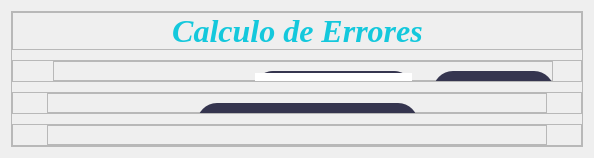
            <widget class="QWidget" name="page">
             <property name="styleSheet">
              <string notr="true"/>
             </property>
             <layout class="QVBoxLayout" name="verticalLayout_6">
              <item>
               <widget class="QFrame" name="frame">
                <property name="styleSheet">
                 <string notr="true">
QPushButton{
background-color:rgb(53, 53, 79);
color: rgb(20, 200, 220);
border-top-left-radius: 20px;
border-bottom-left-radius: 20px;
border-top-right-radius: 20px;
border-bottom-right-radius: 20px;
font: 75 12pt &quot;Arial Black&quot;;
}
QPushButton:hover{
background-color: rgb(20, 200, 220);
color: white;
border-top-left-radius: 20px;
border-bottom-left-radius: 20px;
border-top-right-radius: 20px;
border-bottom-right-radius: 20px;
font: 75 12pt &quot;Arial Black&quot;;
}</string>
                </property>
                <property name="frameShape">
                 <enum>QFrame::StyledPanel</enum>
                </property>
                <property name="frameShadow">
                 <enum>QFrame::Raised</enum>
                </property>
                <layout class="QVBoxLayout" name="verticalLayout_10">
                 <property name="spacing">
                  <number>10</number>
                 </property>
                 <property name="leftMargin">
                  <number>0</number>
                 </property>
                 <property name="topMargin">
                  <number>0</number>
                 </property>
                 <property name="rightMargin">
                  <number>0</number>
                 </property>
                 <property name="bottomMargin">
                  <number>0</number>
                 </property>
                 <item>
                  <widget class="QFrame" name="frame_2">
                   <property name="maximumSize">
                    <size>
                     <width>16777215</width>
                     <height>50</height>
                    </size>
                   </property>
                   <property name="frameShape">
                    <enum>QFrame::StyledPanel</enum>
                   </property>
                   <property name="frameShadow">
                    <enum>QFrame::Raised</enum>
                   </property>
                   <layout class="QHBoxLayout" name="horizontalLayout_3">
                    <property name="spacing">
                     <number>0</number>
                    </property>
                    <property name="leftMargin">
                     <number>0</number>
                    </property>
                    <property name="topMargin">
                     <number>0</number>
                    </property>
                    <property name="rightMargin">
                     <number>0</number>
                    </property>
                    <property name="bottomMargin">
                     <number>0</number>
                    </property>
                    <item>
                     <spacer name="horizontalSpacer_2">
                      <property name="orientation">
                       <enum>Qt::Horizontal</enum>
                      </property>
                      <property name="sizeHint" stdset="0">
                       <size>
                        <width>91</width>
                        <height>20</height>
                       </size>
                      </property>
                     </spacer>
                    </item>
                    <item>
                     <widget class="QLabel" name="labelTema">
                      <property name="font">
                       <font>
                        <family>Times New Roman</family>
                        <pointsize>24</pointsize>
                        <weight>75</weight>
                        <italic>true</italic>
                        <bold>true</bold>
                       </font>
                      </property>
                      <property name="styleSheet">
                       <string notr="true">color: rgb(20, 200, 220);
</string>
                      </property>
                      <property name="text">
                       <string>Calculo de Errores</string>
                      </property>
                      <property name="alignment">
                       <set>Qt::AlignCenter</set>
                      </property>
                     </widget>
                    </item>
                    <item>
                     <spacer name="horizontalSpacer_3">
                      <property name="orientation">
                       <enum>Qt::Horizontal</enum>
                      </property>
                      <property name="sizeHint" stdset="0">
                       <size>
                        <width>91</width>
                        <height>20</height>
                       </size>
                      </property>
                     </spacer>
                    </item>
                   </layout>
                  </widget>
                 </item>
                 <item>
                  <widget class="QFrame" name="frame_3">
                   <property name="maximumSize">
                    <size>
                     <width>16777215</width>
                     <height>300</height>
                    </size>
                   </property>
                   <property name="styleSheet">
                    <string notr="true"/>
                   </property>
                   <property name="frameShape">
                    <enum>QFrame::StyledPanel</enum>
                   </property>
                   <property name="frameShadow">
                    <enum>QFrame::Raised</enum>
                   </property>
                   <layout class="QHBoxLayout" name="horizontalLayout_4">
                    <property name="spacing">
                     <number>0</number>
                    </property>
                    <property name="leftMargin">
                     <number>0</number>
                    </property>
                    <property name="topMargin">
                     <number>0</number>
                    </property>
                    <property name="rightMargin">
                     <number>0</number>
                    </property>
                    <property name="bottomMargin">
                     <number>0</number>
                    </property>
                    <item>
                     <spacer name="horizontalSpacer_8">
                      <property name="orientation">
                       <enum>Qt::Horizontal</enum>
                      </property>
                      <property name="sizeHint" stdset="0">
                       <size>
                        <width>40</width>
                        <height>20</height>
                       </size>
                      </property>
                     </spacer>
                    </item>
                    <item>
                     <widget class="QFrame" name="frame_6">
                      <property name="minimumSize">
                       <size>
                        <width>500</width>
                        <height>0</height>
                       </size>
                      </property>
                      <property name="frameShape">
                       <enum>QFrame::StyledPanel</enum>
                      </property>
                      <property name="frameShadow">
                       <enum>QFrame::Raised</enum>
                      </property>
                      <widget class="QLabel" name="labelTema_2">
                       <property name="geometry">
                        <rect>
                         <x>40</x>
                         <y>20</y>
                         <width>171</width>
                         <height>30</height>
                        </rect>
                       </property>
                       <property name="font">
                        <font>
                         <family>Arial Black</family>
                         <pointsize>12</pointsize>
                         <weight>9</weight>
                         <italic>false</italic>
                         <bold>false</bold>
                        </font>
                       </property>
                       <property name="styleSheet">
                        <string notr="true">font: 75 12pt &quot;Arial Black&quot;;
color: rgb(20, 200, 220);</string>
                       </property>
                       <property name="text">
                        <string>Valor real</string>
                       </property>
                       <property name="alignment">
                        <set>Qt::AlignCenter</set>
                       </property>
                      </widget>
                      <widget class="QLabel" name="labelTema_3">
                       <property name="geometry">
                        <rect>
                         <x>20</x>
                         <y>60</y>
                         <width>171</width>
                         <height>30</height>
                        </rect>
                       </property>
                       <property name="font">
                        <font>
                         <family>Arial Black</family>
                         <pointsize>12</pointsize>
                         <weight>9</weight>
                         <italic>false</italic>
                         <bold>false</bold>
                        </font>
                       </property>
                       <property name="styleSheet">
                        <string notr="true">font: 75 12pt &quot;Arial Black&quot;;
color: rgb(20, 200, 220);</string>
                       </property>
                       <property name="text">
                        <string>Valor aproximado</string>
                       </property>
                       <property name="alignment">
                        <set>Qt::AlignCenter</set>
                       </property>
                      </widget>
                      <widget class="QTextEdit" name="textReal">
                       <property name="geometry">
                        <rect>
                         <x>200</x>
                         <y>10</y>
                         <width>161</width>
                         <height>41</height>
                        </rect>
                       </property>
                       <property name="font">
                        <font>
                         <family>Times New Roman</family>
                         <pointsize>14</pointsize>
                        </font>
                       </property>
                       <property name="styleSheet">
                        <string notr="true">border: 2px solid rgb(53, 53, 79); 
color: rgb(20, 200, 220);
border-top-left-radius: 20px;
border-bottom-left-radius: 20px;
border-top-right-radius: 20px;
border-bottom-right-radius: 20px;
</string>
                       </property>
                       <property name="verticalScrollBarPolicy">
                        <enum>Qt::ScrollBarAlwaysOff</enum>
                       </property>
                      </widget>
                      <widget class="QTextEdit" name="textAprox">
                       <property name="geometry">
                        <rect>
                         <x>200</x>
                         <y>60</y>
                         <width>161</width>
                         <height>41</height>
                        </rect>
                       </property>
                       <property name="font">
                        <font>
                         <family>Times New Roman</family>
                         <pointsize>14</pointsize>
                         <weight>50</weight>
                         <bold>false</bold>
                        </font>
                       </property>
                       <property name="focusPolicy">
                        <enum>Qt::StrongFocus</enum>
                       </property>
                       <property name="styleSheet">
                        <string notr="true">border: 2px solid rgb(53, 53, 79); 
color: rgb(20, 200, 220);
border-top-left-radius: 20px;
border-bottom-left-radius: 20px;
border-top-right-radius: 20px;
border-bottom-right-radius: 20px;</string>
                       </property>
                       <property name="verticalScrollBarPolicy">
                        <enum>Qt::ScrollBarAlwaysOff</enum>
                       </property>
                      </widget>
                      <widget class="QPushButton" name="botonPDFErroresCalc">
                       <property name="geometry">
                        <rect>
                         <x>380</x>
                         <y>10</y>
                         <width>121</width>
                         <height>41</height>
                        </rect>
                       </property>
                       <property name="font">
                        <font>
                         <family>Arial Black</family>
                         <pointsize>12</pointsize>
                         <weight>9</weight>
                         <italic>false</italic>
                         <bold>false</bold>
                        </font>
                       </property>
                       <property name="styleSheet">
                        <string notr="true"/>
                       </property>
                       <property name="text">
                        <string>Generar PDF</string>
                       </property>
                      </widget>
                     </widget>
                    </item>
                    <item>
                     <spacer name="horizontalSpacer_4">
                      <property name="orientation">
                       <enum>Qt::Horizontal</enum>
                      </property>
                      <property name="sizeHint" stdset="0">
                       <size>
                        <width>28</width>
                        <height>20</height>
                       </size>
                      </property>
                     </spacer>
                    </item>
                   </layout>
                  </widget>
                 </item>
                 <item>
                  <widget class="QFrame" name="frame_4">
                   <property name="maximumSize">
                    <size>
                     <width>16777215</width>
                     <height>250</height>
                    </size>
                   </property>
                   <property name="frameShape">
                    <enum>QFrame::StyledPanel</enum>
                   </property>
                   <property name="frameShadow">
                    <enum>QFrame::Raised</enum>
                   </property>
                   <layout class="QHBoxLayout" name="horizontalLayout_5">
                    <property name="spacing">
                     <number>0</number>
                    </property>
                    <property name="leftMargin">
                     <number>0</number>
                    </property>
                    <property name="topMargin">
                     <number>0</number>
                    </property>
                    <property name="rightMargin">
                     <number>0</number>
                    </property>
                    <property name="bottomMargin">
                     <number>0</number>
                    </property>
                    <item>
                     <spacer name="horizontalSpacer_9">
                      <property name="orientation">
                       <enum>Qt::Horizontal</enum>
                      </property>
                      <property name="sizeHint" stdset="0">
                       <size>
                        <width>18</width>
                        <height>20</height>
                       </size>
                      </property>
                     </spacer>
                    </item>
                    <item>
                     <widget class="QFrame" name="frame_7">
                      <property name="minimumSize">
                       <size>
                        <width>500</width>
                        <height>0</height>
                       </size>
                      </property>
                      <property name="frameShape">
                       <enum>QFrame::StyledPanel</enum>
                      </property>
                      <property name="frameShadow">
                       <enum>QFrame::Raised</enum>
                      </property>
                      <widget class="QPushButton" name="botonAbs">
                       <property name="geometry">
                        <rect>
                         <x>150</x>
                         <y>10</y>
                         <width>221</width>
                         <height>41</height>
                        </rect>
                       </property>
                       <property name="font">
                        <font>
                         <family>Arial Black</family>
                         <pointsize>12</pointsize>
                         <weight>9</weight>
                         <italic>false</italic>
                         <bold>false</bold>
                        </font>
                       </property>
                       <property name="styleSheet">
                        <string notr="true"/>
                       </property>
                       <property name="text">
                        <string> Error Absoluto</string>
                       </property>
                      </widget>
                      <widget class="QPushButton" name="botonRelat">
                       <property name="geometry">
                        <rect>
                         <x>150</x>
                         <y>60</y>
                         <width>221</width>
                         <height>41</height>
                        </rect>
                       </property>
                       <property name="font">
                        <font>
                         <family>Arial Black</family>
                         <pointsize>12</pointsize>
                         <weight>9</weight>
                         <italic>false</italic>
                         <bold>false</bold>
                        </font>
                       </property>
                       <property name="styleSheet">
                        <string notr="true"/>
                       </property>
                       <property name="text">
                        <string> Error Relativo</string>
                       </property>
                      </widget>
                     </widget>
                    </item>
                    <item>
                     <spacer name="horizontalSpacer_5">
                      <property name="orientation">
                       <enum>Qt::Horizontal</enum>
                      </property>
                      <property name="sizeHint" stdset="0">
                       <size>
                        <width>34</width>
                        <height>20</height>
                       </size>
                      </property>
                     </spacer>
                    </item>
                   </layout>
                  </widget>
                 </item>
                 <item>
                  <widget class="QFrame" name="frame_5">
                   <property name="maximumSize">
                    <size>
                     <width>16777215</width>
                     <height>200</height>
                    </size>
                   </property>
                   <property name="frameShape">
                    <enum>QFrame::StyledPanel</enum>
                   </property>
                   <property name="frameShadow">
                    <enum>QFrame::Raised</enum>
                   </property>
                   <layout class="QHBoxLayout" name="horizontalLayout_6">
                    <property name="spacing">
                     <number>0</number>
                    </property>
                    <property name="leftMargin">
                     <number>0</number>
                    </property>
                    <property name="topMargin">
                     <number>0</number>
                    </property>
                    <property name="rightMargin">
                     <number>0</number>
                    </property>
                    <property name="bottomMargin">
                     <number>0</number>
                    </property>
                    <item>
                     <spacer name="horizontalSpacer_7">
                      <property name="orientation">
                       <enum>Qt::Horizontal</enum>
                      </property>
                      <property name="sizeHint" stdset="0">
                       <size>
                        <width>34</width>
                        <height>20</height>
                       </size>
                      </property>
                     </spacer>
                    </item>
                    <item>
                     <widget class="QFrame" name="frame_8">
                      <property name="minimumSize">
                       <size>
                        <width>500</width>
                        <height>0</height>
                       </size>
                      </property>
                      <property name="frameShape">
                       <enum>QFrame::StyledPanel</enum>
                      </property>
                      <property name="frameShadow">
                       <enum>QFrame::Raised</enum>
                      </property>
                      <widget class="QLabel" name="labelTema_4">
                       <property name="geometry">
                        <rect>
                         <x>170</x>
                         <y>10</y>
                         <width>171</width>
                         <height>30</height>
                        </rect>
                       </property>
                       <property name="font">
                        <font>
                         <family>Arial Black</family>
                         <pointsize>12</pointsize>
                         <weight>9</weight>
                         <italic>false</italic>
                         <bold>false</bold>
                        </font>
                       </property>
                       <property name="styleSheet">
                        <string notr="true">font: 75 12pt &quot;Arial Black&quot;;
color: rgb(20, 200, 220);</string>
                       </property>
                       <property name="text">
                        <string>Resultado</string>
                       </property>
                       <property name="alignment">
                        <set>Qt::AlignCenter</set>
                       </property>
                      </widget>
                      <widget class="QLabel" name="labelResultado">
                       <property name="geometry">
                        <rect>
                         <x>10</x>
                         <y>50</y>
                         <width>481</width>
                         <height>50</height>
                        </rect>
                       </property>
                       <property name="maximumSize">
                        <size>
                         <width>16777215</width>
                         <height>50</height>
                        </size>
                       </property>
                       <property name="font">
                        <font>
                         <family>Times New Roman</family>
                         <pointsize>16</pointsize>
                         <weight>50</weight>
                         <bold>false</bold>
                        </font>
                       </property>
                       <property name="styleSheet">
                        <string notr="true">border: 2px solid rgb(53, 53, 79); 
color: rgb(20, 200, 220);
border-top-left-radius: 20px;
border-bottom-left-radius: 20px;
border-top-right-radius: 20px;
border-bottom-right-radius: 20px;
</string>
                       </property>
                       <property name="text">
                        <string/>
                       </property>
                      </widget>
                     </widget>
                    </item>
                    <item>
                     <spacer name="horizontalSpacer_6">
                      <property name="orientation">
                       <enum>Qt::Horizontal</enum>
                      </property>
                      <property name="sizeHint" stdset="0">
                       <size>
                        <width>34</width>
                        <height>20</height>
                       </size>
                      </property>
                     </spacer>
                    </item>
                   </layout>
                  </widget>
                 </item>
                </layout>
               </widget>
              </item>
             </layout>
            </widget>
